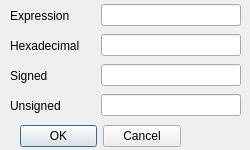
<?xml version="1.0" encoding="UTF-8"?>
<ui version="4.0">
 <class>WordEditDialog</class>
 <widget class="QDialog" name="WordEditDialog">
  <property name="geometry">
   <rect>
    <x>0</x>
    <y>0</y>
    <width>250</width>
    <height>150</height>
   </rect>
  </property>
  <property name="sizePolicy">
   <sizepolicy hsizetype="Expanding" vsizetype="Expanding">
    <horstretch>0</horstretch>
    <verstretch>0</verstretch>
   </sizepolicy>
  </property>
  <property name="minimumSize">
   <size>
    <width>250</width>
    <height>150</height>
   </size>
  </property>
  <property name="maximumSize">
   <size>
    <width>250</width>
    <height>150</height>
   </size>
  </property>
  <property name="windowTitle">
   <string>Edit</string>
  </property>
  <property name="windowIcon">
   <iconset resource="../../resource.qrc">
    <normaloff>:/icons/images/ui-combo-box-edit.png</normaloff>:/icons/images/ui-combo-box-edit.png</iconset>
  </property>
  <widget class="QDialogButtonBox" name="buttons">
   <property name="geometry">
    <rect>
     <x>20</x>
     <y>120</y>
     <width>161</width>
     <height>32</height>
    </rect>
   </property>
   <property name="orientation">
    <enum>Qt::Horizontal</enum>
   </property>
   <property name="standardButtons">
    <set>QDialogButtonBox::Cancel|QDialogButtonBox::Ok</set>
   </property>
  </widget>
  <widget class="QWidget" name="horizontalLayoutWidget">
   <property name="geometry">
    <rect>
     <x>10</x>
     <y>0</y>
     <width>231</width>
     <height>31</height>
    </rect>
   </property>
   <layout class="QHBoxLayout" name="horizontalLayout">
    <item>
     <widget class="QLabel" name="label">
      <property name="text">
       <string>Expression</string>
      </property>
     </widget>
    </item>
    <item>
     <spacer name="horizontalSpacer_4">
      <property name="orientation">
       <enum>Qt::Horizontal</enum>
      </property>
      <property name="sizeHint" stdset="0">
       <size>
        <width>40</width>
        <height>20</height>
       </size>
      </property>
     </spacer>
    </item>
    <item>
     <widget class="QLineEdit" name="expressionLineEdit">
      <property name="sizePolicy">
       <sizepolicy hsizetype="Maximum" vsizetype="Fixed">
        <horstretch>0</horstretch>
        <verstretch>0</verstretch>
       </sizepolicy>
      </property>
      <property name="minimumSize">
       <size>
        <width>140</width>
        <height>0</height>
       </size>
      </property>
      <property name="maximumSize">
       <size>
        <width>140</width>
        <height>16777215</height>
       </size>
      </property>
     </widget>
    </item>
   </layout>
  </widget>
  <widget class="QWidget" name="horizontalLayoutWidget_3">
   <property name="geometry">
    <rect>
     <x>10</x>
     <y>60</y>
     <width>231</width>
     <height>31</height>
    </rect>
   </property>
   <layout class="QHBoxLayout" name="horizontalLayout_3">
    <item>
     <widget class="QLabel" name="label_3">
      <property name="text">
       <string>Signed</string>
      </property>
     </widget>
    </item>
    <item>
     <spacer name="horizontalSpacer">
      <property name="orientation">
       <enum>Qt::Horizontal</enum>
      </property>
      <property name="sizeHint" stdset="0">
       <size>
        <width>40</width>
        <height>20</height>
       </size>
      </property>
     </spacer>
    </item>
    <item>
     <widget class="QLineEdit" name="signedLineEdit">
      <property name="enabled">
       <bool>true</bool>
      </property>
      <property name="sizePolicy">
       <sizepolicy hsizetype="Expanding" vsizetype="Fixed">
        <horstretch>0</horstretch>
        <verstretch>0</verstretch>
       </sizepolicy>
      </property>
      <property name="minimumSize">
       <size>
        <width>140</width>
        <height>0</height>
       </size>
      </property>
      <property name="maximumSize">
       <size>
        <width>140</width>
        <height>16777215</height>
       </size>
      </property>
      <property name="readOnly">
       <bool>true</bool>
      </property>
     </widget>
    </item>
   </layout>
  </widget>
  <widget class="QWidget" name="horizontalLayoutWidget_4">
   <property name="geometry">
    <rect>
     <x>10</x>
     <y>90</y>
     <width>231</width>
     <height>31</height>
    </rect>
   </property>
   <layout class="QHBoxLayout" name="horizontalLayout_4">
    <item>
     <widget class="QLabel" name="label_4">
      <property name="text">
       <string>Unsigned</string>
      </property>
     </widget>
    </item>
    <item>
     <spacer name="horizontalSpacer_2">
      <property name="orientation">
       <enum>Qt::Horizontal</enum>
      </property>
      <property name="sizeHint" stdset="0">
       <size>
        <width>40</width>
        <height>20</height>
       </size>
      </property>
     </spacer>
    </item>
    <item>
     <widget class="QLineEdit" name="unsignedLineEdit">
      <property name="enabled">
       <bool>true</bool>
      </property>
      <property name="minimumSize">
       <size>
        <width>140</width>
        <height>0</height>
       </size>
      </property>
      <property name="maximumSize">
       <size>
        <width>140</width>
        <height>16777215</height>
       </size>
      </property>
      <property name="readOnly">
       <bool>true</bool>
      </property>
     </widget>
    </item>
   </layout>
  </widget>
  <widget class="QWidget" name="horizontalLayoutWidget_2">
   <property name="geometry">
    <rect>
     <x>10</x>
     <y>30</y>
     <width>231</width>
     <height>31</height>
    </rect>
   </property>
   <layout class="QHBoxLayout" name="horizontalLayout_2">
    <item>
     <widget class="QLabel" name="label_2">
      <property name="text">
       <string>Hexadecimal</string>
      </property>
     </widget>
    </item>
    <item>
     <spacer name="horizontalSpacer_3">
      <property name="orientation">
       <enum>Qt::Horizontal</enum>
      </property>
      <property name="sizeHint" stdset="0">
       <size>
        <width>40</width>
        <height>20</height>
       </size>
      </property>
     </spacer>
    </item>
    <item>
     <widget class="QLineEdit" name="hexLineEdit">
      <property name="enabled">
       <bool>true</bool>
      </property>
      <property name="sizePolicy">
       <sizepolicy hsizetype="Maximum" vsizetype="Fixed">
        <horstretch>0</horstretch>
        <verstretch>0</verstretch>
       </sizepolicy>
      </property>
      <property name="minimumSize">
       <size>
        <width>140</width>
        <height>0</height>
       </size>
      </property>
      <property name="maximumSize">
       <size>
        <width>140</width>
        <height>16777215</height>
       </size>
      </property>
      <property name="readOnly">
       <bool>true</bool>
      </property>
     </widget>
    </item>
   </layout>
  </widget>
 </widget>
 <resources>
  <include location="../../resource.qrc"/>
 </resources>
 <connections>
  <connection>
   <sender>buttons</sender>
   <signal>accepted()</signal>
   <receiver>WordEditDialog</receiver>
   <slot>accept()</slot>
   <hints>
    <hint type="sourcelabel">
     <x>248</x>
     <y>254</y>
    </hint>
    <hint type="destinationlabel">
     <x>157</x>
     <y>274</y>
    </hint>
   </hints>
  </connection>
  <connection>
   <sender>buttons</sender>
   <signal>rejected()</signal>
   <receiver>WordEditDialog</receiver>
   <slot>reject()</slot>
   <hints>
    <hint type="sourcelabel">
     <x>316</x>
     <y>260</y>
    </hint>
    <hint type="destinationlabel">
     <x>286</x>
     <y>274</y>
    </hint>
   </hints>
  </connection>
 </connections>
</ui>
